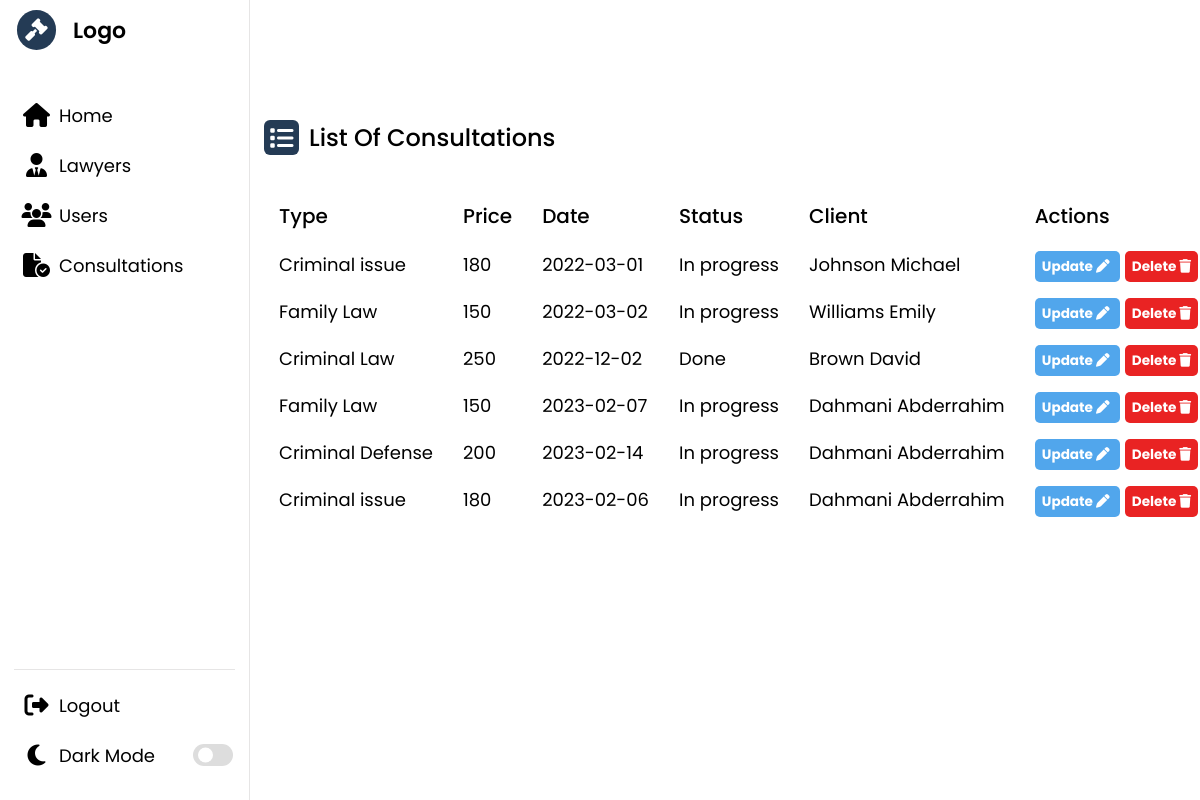
Screenshot of /admin/pages/consultation/consultation.php (signed in) with the database file from the repository.
### tables this page shows
CREATE TABLE `consultationclient` (
  `idCon` int(11) NOT NULL,
  `idCli` int(11) NOT NULL,
  `isDone` tinyint(1) NOT NULL,
  `detail` text NOT NULL,
  `time` varchar(50) NOT NULL,
  `consultationDate` varchar(50) NOT NULL
);

CREATE TABLE `consultation` (
  `idC` int(11) NOT NULL,
  `type` varchar(50) NOT NULL,
  `prix` float NOT NULL
);

CREATE TABLE `client` (
  `idP` int(11) NOT NULL,
  `nomP` varchar(50) NOT NULL,
  `prenomP` varchar(50) NOT NULL,
  `gender` varchar(50) NOT NULL,
  `adresse` varchar(200) NOT NULL,
  `CNI` varchar(50) NOT NULL,
  `email` varchar(50) NOT NULL,
  `password` varchar(50) NOT NULL,
  `signupDate` date NOT NULL,
  `tel` varchar(15) NOT NULL,
  `photo` varchar(100) NOT NULL
);

### admin/pages/consultation/consultation.php (the view, shortened to what this page needs)
<!DOCTYPE html>
<html lang="en">
<head>
    <link rel="stylesheet" href="../../style.css" />
    <link rel="stylesheet" href="https://cdnjs.cloudflare.com/ajax/libs/font-awesome/6.2.1/css/all.min.css" />
</head>
<?php
if (isset($_SESSION['loggedAdmin']) && $_SESSION['loggedAdmin'] == true) {
?>
<body>
    <?php
        include($_SERVER['DOCUMENT_ROOT'] . "/lawyerProject/admin/assets/headerA.php");
        ?>
    <section class="dashboard">
        <div class="dash-content">
            <div class="activity">
                <div class="title">
                    <i class="fa-solid fa-list"></i>
                    <span class="text">List Of Consultations</span>
                </div>
                <div class="activity-data">
                    <div class="data">
                        <span class="data-title">Type</span>
                        <?php
                            $sql = "SELECT consultation.type, consultation.prix, consultationclient.consultationDate, client.nomP, client.prenomP
                FROM consultation
                JOIN consultationclient ON consultation.idC = consultationclient.idCon
                JOIN client ON consultationclient.idCli = client.idP";
                            $result = $conn->query($sql);
                            while ($row = $result->fetch_assoc()) {
                            ?>
                        <span class="data-list"><?php echo $row['type']; ?></span>
                        <?php
                            }
                            ?>
                    </div>
                    <div class="data">
                        <span class="data-title">Price</span>
                        <?php
                            $sql = "SELECT consultation.type, consultation.prix, consultationclient.consultationDate, client.nomP,client.prenomP
                FROM consultation
                JOIN consultationclient ON consultation.idC = consultationclient.idCon
                JOIN client ON consultationclient.idCli = client.idP";
                            $result = $conn->query($sql);
                            while ($row = $result->fetch_assoc()) {
                            ?>
                        <span class="data-list"><?php echo $row['prix']; ?></span>
                        <?php
                            }
                            ?>
                    </div>
                    <div class="data">
                        <span class="data-title">Date</span>
                        <?php
                            $sql = "SELECT consultation.type, consultation.prix, consultationclient.consultationDate, client.nomP,client.prenomP
                FROM consultation
                JOIN consultationclient ON consultation.idC = consultationclient.idCon
                JOIN client ON consultationclient.idCli = client.idP";
                            $result = $conn->query($sql);
                            while ($row = $result->fetch_assoc()) {
                            ?>
                        <span class="data-list"><?php echo $row['consultationDate']; ?></span>
                        <?php
                            }
                            ?>
                    </div>
                    <div class="data">
                        <span class="data-title">Status</span>
                        <?php
                            $sql = "SELECT consultation.type, isDone, consultation.prix, consultationclient.consultationDate, client.nomP,client.prenomP
                FROM consultation
                JOIN consultationclient ON consultation.idC = consultationclient.idCon
                JOIN client ON consultationclient.idCli = client.idP";
                            $result = $conn->query($sql);
                            while ($row = $result->fetch_assoc()) {
                            ?>
                        <span class="data-list">
                            <?php
                                    if ($row['isDone'] != 0) {
                                        echo "Done";
                                    } else {
                                        echo 'In progress';
                                    } ?>
                        </span>
                        <?php
                            }
                            ?>
                    </div>
                    <div class="data">
                        <span class="data-title">Client</span>
                        <?php
                            $sql = "SELECT consultation.type, consultation.prix, consultationclient.consultationDate, client.nomP,client.prenomP
                FROM consultation
                JOIN consultationclient ON consultation.idC = consultationclient.idCon
                JOIN client ON consultationclient.idCli = client.idP";
                            $result = $conn->query($sql);
                            while ($row = $result->fetch_assoc()) {
                            ?>
                        <span class="data-list"><?php echo $row['nomP'] . " " . $row['prenomP']; ?></span>
                        <?php
                            }
                            ?>
                    </div>
                    <div class="data">
                        <span class="data-title">Actions</span>
                        <?php
                            $sql = "SELECT consultationclient.idCon,consultationclient.idCli, consultation.prix, consultationclient.consultationDate, client.nomP,client.prenomP
                FROM consultation
                JOIN consultationclient ON consultation.idC = consultationclient.idCon
                JOIN client ON consultationclient.idCli = client.idP";
                            $result = $conn->query($sql);
                            while ($row = $result->fetch_assoc()) {
                            ?>
                        <span class="data-list">
                            <a href="https://localhost/lawyerProject/admin/pages/consultation/update.php?idcon=<?php echo $row['idCon']; ?>&idcli=<?php echo $row['idCli']; ?>"
                                class="update-btn">
                                Update
                                <i class="fa-solid fa-pen"></i>
                            </a>
                            <a href="https://localhost/lawyerProject/admin/pages/consultation/consultation.php?idcon=<?php echo $row['idCon']; ?>&idcli=<?php echo $row['idCli']; ?>"
                                class="delete-btn">
                                Delete
                                <i class="fa-solid fa-trash"></i>
                            </a>
                        </span>
                        <?php
                            }
                            ?>
                    </div>
                </div>
            </div>
        </div>
    </section>
</body>
<?php
} else {
    header("location:https://localhost/lawyerProject/admin/login.php");
}
?>
</html>

### admin/style.css (style rules this page uses)
* { margin: 0; padding: 0; box-sizing: border-box; font-family: "Poppins", sans-serif; }
:root { --primary-color: #243b55; --panel-color: #fff; --text-color: #000; --black-light-color: #707070; --border-color: #e6e5e5; --toggle-color: #ddd; --title-icon-color: #fff; --tran-05: all 0.5s ease; --tran-03: all 0.3s ease; --tran-03: all 0.2s ease; }
body { min-height: 100vh; background-color: var(--primary-color); }
.dashboard { position: relative; left: 250px; background-color: var(--panel-color); min-height: 100vh; width: calc(100% - 250px); padding: 10px 14px; transition: var(--tran-05); }
.dashboard .dash-content { padding-top: 50px; }
.dash-content .title { display: flex; align-items: center; margin: 60px 0 30px 0; }
.dash-content .title i { position: relative; height: 35px; width: 35px; background-color: var(--primary-color); border-radius: 6px; color: var(--title-icon-color); display: flex; align-items: center; justify-content: center; font-size: 24px; }
.dash-content .title .text { font-size: 24px; font-weight: 500; color: var(--text-color); margin-left: 10px; }
.dash-content .activity .activity-data { display: flex; justify-content: space-between; align-items: center; width: 100%; padding: 1rem 0; }
.activity .activity-data { display: flex; }
.activity-data .data { display: flex; flex-direction: column; margin: 0 15px; }
.activity-data .data-title { font-size: 20px; font-weight: 500; color: var(--text-color); }
.activity-data .data .data-list { font-size: 18px; font-weight: 400; margin-top: 20px; white-space: nowrap; color: var(--text-color); }
.add-btn, .delete-btn, .update-btn { font-size: 0.85rem; padding: 0.35rem 0.45rem; cursor: pointer; font-weight: bold; text-decoration: none; color: white; border-radius: 5px; }
.delete-btn { background-color: #e92323; margin-left: 5px; }
.update-btn { background-color: #51a6ec; }

### rows the page displays
consultationclient: idCon.type "Criminal issue", idCon.prix "180", consultationDate "2022-03-01", isDone "In progress", idCli.nomP "Johnson", idCli.prenomP "Michael"
consultationclient: idCon.type "Family Law", idCon.prix "150", consultationDate "2022-03-02", isDone "In progress", idCli.nomP "Williams", idCli.prenomP "Emily"
consultationclient: idCon.type "Criminal Law", idCon.prix "250", consultationDate "2022-12-02", isDone "Done", idCli.nomP "Brown", idCli.prenomP "David"
consultationclient: idCon.type "Family Law", idCon.prix "150", consultationDate "2023-02-07", isDone "In progress", idCli.nomP "Dahmani", idCli.prenomP "Abderrahim"
consultationclient: idCon.type "Criminal Defense", idCon.prix "200", consultationDate "2023-02-14", isDone "In progress", idCli.nomP "Dahmani", idCli.prenomP "Abderrahim"
consultationclient: idCon.type "Criminal issue", idCon.prix "180", consultationDate "2023-02-06", isDone "In progress", idCli.nomP "Dahmani", idCli.prenomP "Abderrahim"
